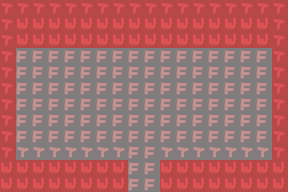

A 2D game scene composited from a Tiled map and its tileset images. What follows is a short description and the map's XML, with each tile layer's data collapsed to a summary:
An orthogonal 18x12 tile map with 16x16 px tiles, 3 tile layers (bottom, top, solid) and 2 objects (start, transport).

<map version="1.0" orientation="orthogonal" renderorder="right-down" width="18" height="12" tilewidth="16" tileheight="16" nextobjectid="5">
 <tileset firstgid="1" name="tile" tilewidth="16" tileheight="16">
  <image source="../images/tile.png" width="256" height="256" />
 </tileset>
 <layer name="bottom" width="18" height="12">
  <data>[216 cells, 216 non-empty, 3 distinct tile ids]</data>
 </layer>
 <layer name="top" width="18" height="12">
  <data>[216 cells, 14 non-empty, 1 distinct tile ids]</data>
 </layer>
 <layer name="solid" width="18" height="12" opacity="0.42">
  <properties>
   <property name="hidden" value="true" />
   <property name="solid" value="true" />
  </properties>
  <data>[216 cells, 100 non-empty, 1 distinct tile ids]</data>
 </layer>
 <objectgroup name="Object Layer 1">
  <object id="1" name="start" x="143.805" y="151.359" />
  <object id="2" name="transport" x="127.97" y="178.485" width="32.1796" height="11.9738">
   <properties>
    <property name="world" value="farm" />
   </properties>
  </object>
 </objectgroup>
</map>
